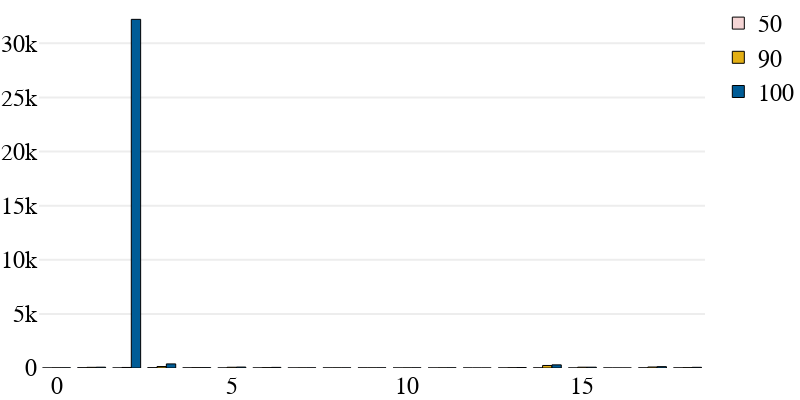

The notebook cell this image was saved under:
### Markdown cell above
#### Order of each element in the writes

### Code cell
dirs = os.listdir('writes')
stats = {'total_element': 0, 'allpresent_element': 0}
total_empty_xpath = 0
max_order_diffs = []
for dirr in dirs:
    max_order_diff = []
    xpath_order = defaultdict(list)
    for i in range(5):
        writes = json.load(open(f'writes/{dirr}/{i}.json', 'r'))
        for j, write in enumerate(writes):
            if len(write['xpath']) == 0:
                total_empty_xpath += 1
                continue
            tup = (write['xpath'][-1], write['method'], write['arg'])
            xpath_order[tup].append(j)
    for xpath, orders in xpath_order.items():
        num_orders = len(orders)
        stats['total_element'] += 1
        if len(orders) == 5:
            stats['allpresent_element'] += 1
        if len(orders) > 2:
            max_order, min_order = max(orders), min(orders)
            max_order_diff.append(max_order - min_order)
    max_order_diff.sort()
    if len(max_order_diff) > 0:
        ninety_percentile = int(len(max_order_diff) * 0.9)
        ninety_percentile = max_order_diff[ninety_percentile]
        fifty_percentile = int(len(max_order_diff) * 0.5)
        fifty_percentile = max_order_diff[fifty_percentile]
        hundred_percentile = max_order_diff[-1]
        max_order_diffs.append({'50th': fifty_percentile, '90th': ninety_percentile, '100th': hundred_percentile})
            
# stats, total_empty_xpath
# df = pd.DataFrame({1: max_order_diffs})
# plotly_utils.plot_CDF(df)
df = pd.DataFrame(max_order_diffs)
plotly_utils.plot_bar(df)

### Figure 1 — Plotly figure (JSON) as saved in the notebook; plotly's stock layout.template omitted (floating-point values rounded to 4 significant figures)
{"data": [{"marker": {"color": "#f5d5d5", "line": {"color": "black", "width": 1}, "pattern": {"shape": ""}}, "name": "50", "type": "bar", "x": [0, 1, 2, 3, 4, 5, 6, 7, 8, 9, 10, 11, 12, 13, 14, 15, 16, 17, 18], "y": [0, 24, 0, 29, 8, 0, 0, 0, 4, 8, 0, 0, 0, 1, 7, 0, 0, 10, 5]}, {"marker": {"color": "#e3af14", "line": {"color": "black", "width": 1}, "pattern": {"shape": ""}}, "name": "90", "type": "bar", "x": [0, 1, 2, 3, 4, 5, 6, 7, 8, 9, 10, 11, 12, 13, 14, 15, 16, 17, 18], "y": [11, 62, 50, 137, 26, 68, 30, 8, 7, 8, 7, 9, 0, 22, 234, 74, 0, 92, 28]}, {"marker": {"color": "#005c96", "line": {"color": "black", "width": 1}, "pattern": {"shape": ""}}, "name": "100", "type": "bar", "x": [0, 1, 2, 3, 4, 5, 6, 7, 8, 9, 10, 11, 12, 13, 14, 15, 16, 17, 18], "y": [13, 75, 32220, 377, 26, 86, 57, 10, 7, 10, 10, 14, 0, 42, 290, 75, 0, 125, 63]}], "layout": {"autosize": false, "font": {"color": "black", "family": "Helvetica", "size": 24}, "height": 400, "margin": {"b": 1, "l": 10, "pad": 1, "r": 10, "t": 1}, "plot_bgcolor": "rgba(0,0,0,0)", "width": 800, "yaxis": {"gridcolor": "#ededed", "gridwidth": 2, "showgrid": true}}}
